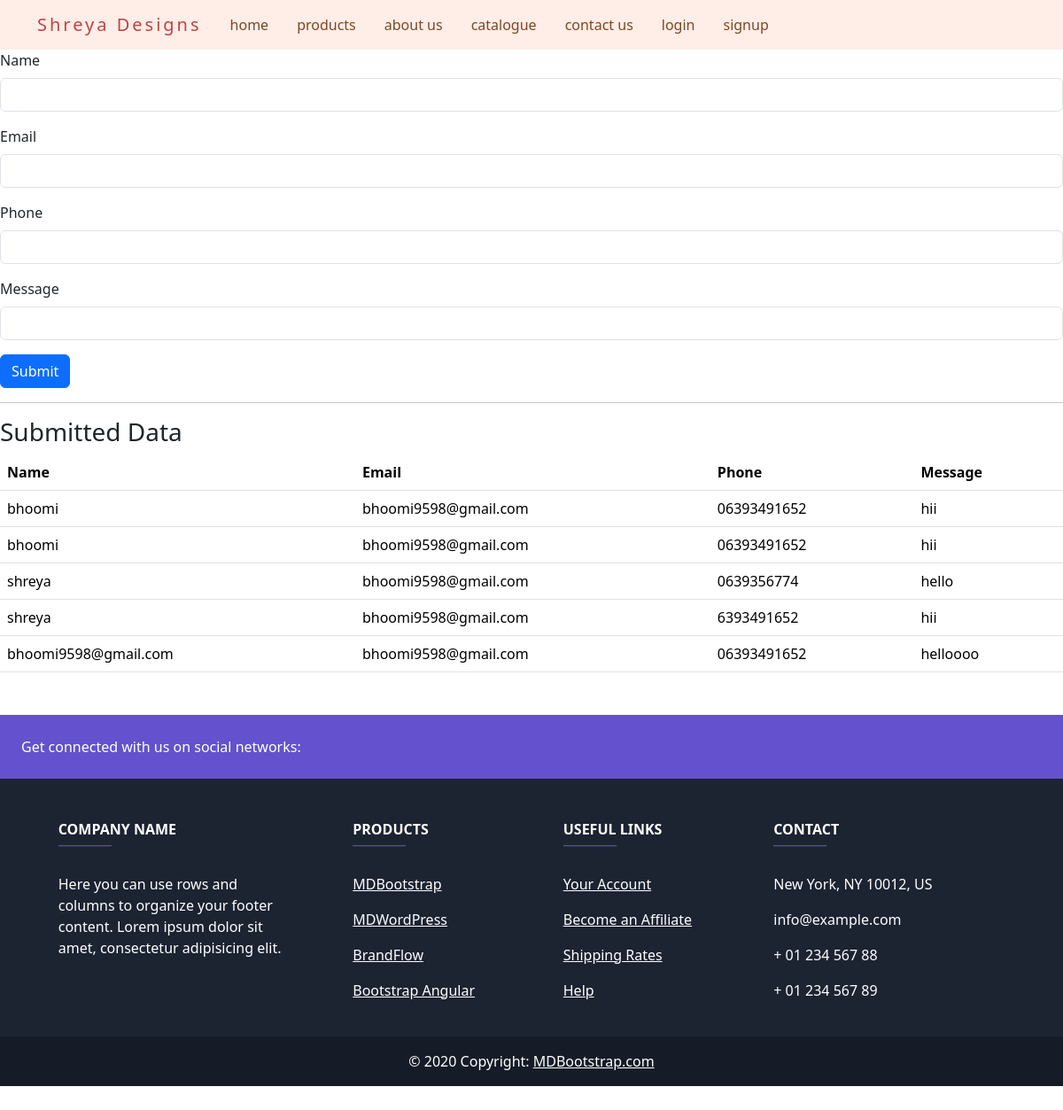
Page /contact/ on the committed database.
### Shop/models.py (models this page shows, shortened)
class Contact(models.Model):
      name = models.CharField(max_length=50)
      email = models.CharField(max_length=100)
      phone = models.CharField(max_length=10)
      msg = models.CharField(max_length=500)

### Shop/views.py (the view, shortened to what this page needs)
# urls.py: path('contact/',views.contact,name='contact'),
def contact(request):
    data = Contact.objects.all()
    return render(request, 'contact.html', {"data": data})

### templates/contact.html (shortened to what this page needs)
{% extends "base.html" %}
{% block content %}
<form method="POST">
    <div class="mb-3">
        <label class="form-label">Name</label>
        <input type="text" name="name" class="form-control">
    </div>
    <div class="mb-3">
        <label class="form-label">Email</label>
        <input type="text" name="email" class="form-control">
    </div>
    <div class="mb-3">
        <label class="form-label">Phone</label>
        <input type="text" name="phone" class="form-control">
    </div>
    <div class="mb-3">
        <label class="form-label">Message</label>
        <input type="text" name="msg" class="form-control">
    </div>
    <button type="submit" class="btn btn-primary">Submit</button>
</form>
<hr>
<h3>Submitted Data</h3>
<table class="table">
    <thead>
        <tr>
            <th>Name</th>
            <th>Email</th>
            <th>Phone</th>
            <th>Message</th>
        </tr>
    </thead>
    <tbody>
        {% for d in data %}
        <tr>
            <td>{{ d.name }}</td>
            <td>{{ d.email }}</td>
            <td>{{ d.phone }}</td>
            <td>{{ d.msg }}</td>
        </tr>
        {% empty %}
        <tr>
            <td colspan="4">No data yet</td>
        </tr>
        {% endfor %}
    </tbody>
</table>
{% endblock content %}

### templates/base.html (shortened to what this page needs)
{% load static %}
<!doctype html>
<html lang="en">
  <head>
    <link href="https://cdn.jsdelivr.net/npm/bootstrap@5.3.8/dist/css/bootstrap.min.css" rel="stylesheet">
    <link href="{% static 'css/base.css' %}"
    rel="stylesheet">
  </head>
  <body>
      <nav class="navbar navbar-expand-lg  navbar-scroll shadow-0" style="background-color: #ffede7;">
    <div class="container">
      <a class="navbar-brand" href="#">Shreya Designs </a>
      <div class="collapse navbar-collapse" id="navbarExample01">
        <ul class="navbar-nav me-auto mb-2 mb-lg-0">
          <li class="nav-item active">
            <a class="nav-link px-3" href="/home">home</a>
          </li>
          <li class="nav-item">
            <a class="nav-link px-3" href="/products">products</a>
          </li>
          <li class="nav-item">
            <a class="nav-link px-3" href="/about">about us</a>
          </li>
          <li class="nav-item active">
            <a class="nav-link px-3" href="#!">catalogue</a>
          </li>
          <li class="nav-item">
            <a class="nav-link px-3" href="/contact">contact us</a>
          </li>
          {% if not request.user.is_authenticated %}
          <li class="nav-item">
            <a class="nav-link px-3" href="/login">login</a>
          </li>
          <li class="nav-item">
            <a class="nav-link px-3" href="/signup">signup</a>
          </li>
          {% endif %}
        </ul>
        <ul class="navbar-nav flex-row">
          <li class="nav-item">
            <a class="nav-link pe-3" href="#!">
            </a>
          </li>
          <li class="nav-item">
            <a class="nav-link px-3" href="#!">
            </a>
          </li>
          <li class="nav-item">
            <a class="nav-link ps-3" href="#!">
            </a>
          </li>
        </ul>
      </div>
    </div>
  </nav>
{% block content %} {% endblock content %}
<div class=" my-5">
  <footer
          class="text-center text-lg-start text-white"
          style="background-color: #1c2331"
          >
    <section
             class="d-flex justify-content-between p-4"
             style="background-color: #6351ce"
             >
      <div class="me-5">
        <span>Get connected with us on social networks:</span>
      </div>
      <div>
      </div>
    </section>
    <section class="">
      <div class="container text-center text-md-start mt-5">
        <div class="row mt-3">
          <div class="col-md-3 col-lg-4 col-xl-3 mx-auto mb-4">
            <h6 class="text-uppercase fw-bold">Company name</h6>
            <hr
                class="mb-4 mt-0 d-inline-block mx-auto"
                style="width: 60px; background-color: #7c4dff; height: 2px"
                />
            <p>
              Here you can use rows and columns to organize your footer
              content. Lorem ipsum dolor sit amet, consectetur adipisicing
              elit.
            </p>
          </div>
          <div class="col-md-2 col-lg-2 col-xl-2 mx-auto mb-4">
            <h6 class="text-uppercase fw-bold">Products</h6>
            <hr
                class="mb-4 mt-0 d-inline-block mx-auto"
                style="width: 60px; background-color: #7c4dff; height: 2px"
                />
            <p>
              <a href="#!" class="text-white">MDBootstrap</a>
            </p>
            <p>
              <a href="#!" class="text-white">MDWordPress</a>
            </p>
            <p>
              <a href="#!" class="text-white">BrandFlow</a>
            </p>
            <p>
              <a href="#!" class="text-white">Bootstrap Angular</a>
            </p>
          </div>
          <div class="col-md-3 col-lg-2 col-xl-2 mx-auto mb-4">
            <h6 class="text-uppercase fw-bold">Useful links</h6>
            <hr
                class="mb-4 mt-0 d-inline-block mx-auto"
                style="width: 60px; background-color: #7c4dff; height: 2px"
                />
            <p>
              <a href="#!" class="text-white">Your Account</a>
            </p>
            <p>
              <a href="#!" class="text-white">Become an Affiliate</a>
            </p>
            <p>
              <a href="#!" class="text-white">Shipping Rates</a>
            </p>
            <p>
              <a href="#!" class="text-white">Help</a>
            </p>
          </div>
          <div class="col-md-4 col-lg-3 col-xl-3 mx-auto mb-md-0 mb-4">
            <h6 class="text-uppercase fw-bold">Contact</h6>
            <hr
                class="mb-4 mt-0 d-inline-block mx-auto"
                style="width: 60px; background-color: #7c4dff; height: 2px"
                />
            <p> New York, NY 10012, US</p>
            <p> info@example.com</p>
            <p> + 01 234 567 88</p>
            <p> + 01 234 567 89</p>
          </div>
        </div>
      </div>
    </section>
    <div
         class="text-center p-3"
         style="background-color: rgba(0, 0, 0, 0.2)"
         >
      © 2020 Copyright:
      <a class="text-white" href="https://mdbootstrap.com/"
         >MDBootstrap.com</a
        >
    </div>
  </footer>
</div>
  </body>
</html>

### Static/css/base.css (style rules this page uses)
.navbar-brand { letter-spacing: 3px; color: #c24244; }
.navbar-scroll .nav-link, .navbar-scroll .fa-bars { color: #7f4722; }

### rows in the picture
Contact: name "bhoomi", email "bhoomi9598@gmail.com", phone "06393491652", msg "hii"
Contact: name "bhoomi", email "bhoomi9598@gmail.com", phone "06393491652", msg "hii"
Contact: name "shreya", email "bhoomi9598@gmail.com", phone "0639356774", msg "hello"
Contact: name "shreya", email "bhoomi9598@gmail.com", phone "6393491652", msg "hii"
Contact: name "bhoomi9598@gmail.com", email "bhoomi9598@gmail.com", phone "06393491652", msg "helloooo"
